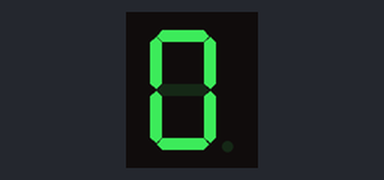
Bench run of a program on a simulated ESP32 board running MicroPython. On the bench: 1-digit seven-segment display. The segment pins are drawn as the display they are named for.

Above: at 0.1 s.
At 127.1 s:
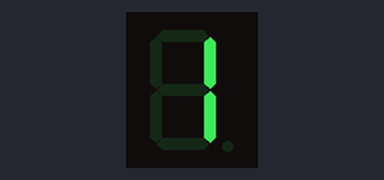

The program:

main.py
```python
from machine import Pin
import time

segments = [Pin(2, Pin.OUT), Pin(0, Pin.OUT), Pin(4, Pin.OUT), Pin(16, Pin.OUT), Pin(17, Pin.OUT), Pin(5, Pin.OUT), Pin(18, Pin.OUT)]

digit_0 = [0, 0, 0, 0, 0, 0, 1]
digit_1 = [1, 0, 0, 1, 1, 1, 1]

def display_digit(digit):
    for i in range(7):
        segments[i].value(digit[i])

while True:
    display_digit(digit_0)
    time.sleep(1)
    display_digit(digit_1)
    time.sleep(1)
```

Measured:
- what the display in image 0 shows lasts 1.0 s, from 0.1 s to 1.1 s
